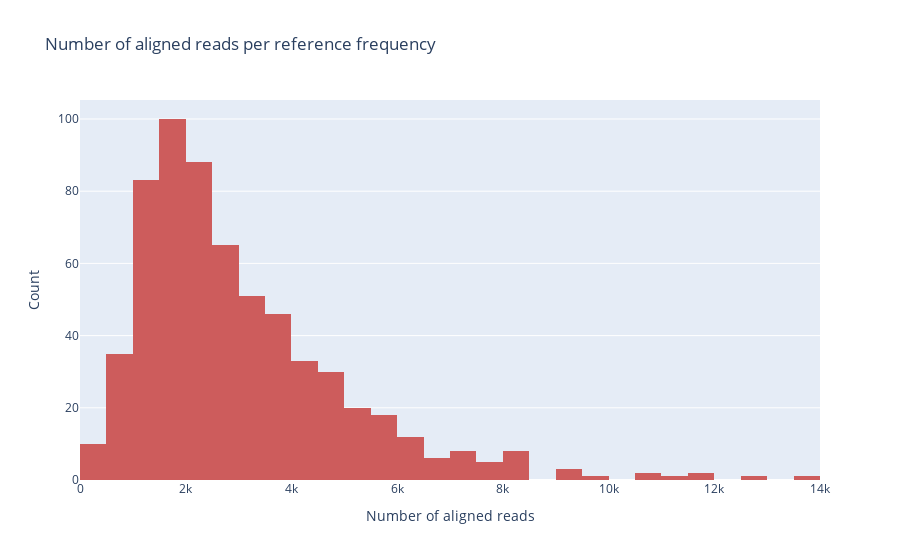

The notebook cell this image was saved under:
### Markdown cell above
## Aligned reads per reference

### Code cell
%reload_ext autoreload

fig = study.num_aligned_reads_per_reference_frequency_distribution(
    sample = sample,
    section = 'full'
)['fig']

fig.show()
fig.write_html(os.path.join(path_figs, 'num_aligned_reads_per_reference_frequency_distribution.html'))

### Figure 1 — Plotly figure (JSON) as saved in the notebook; plotly's stock layout.template omitted (floating-point values rounded to 4 significant figures; data arrays with more than 128 entries replaced by an {"elided": "..."} marker saying what was removed)
{"data": [{"marker": {"color": "indianred"}, "showlegend": false, "type": "histogram", "x": {"elided": "629 int values"}}], "layout": {"title": {"text": "Number of aligned reads per reference frequency"}, "xaxis": {"title": {"text": "Number of aligned reads"}}, "yaxis": {"title": {"text": "Count"}}}}
